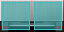

A level layout from a 2D game, rendered from its tile map. Below: a short description, then the map file with tile-grid data replaced by summaries:
An orthogonal 2x1 tile map with 32x32 px tiles, 2 tile layers (objects, collision), 1 hidden layer not drawn, 6 tilesets.

<map version="1.0" orientation="orthogonal" width="2" height="1" tilewidth="32" tileheight="32">
 <tileset firstgid="1" name="furniture-modern" tilewidth="32" tileheight="32">
  <image source="../maps/graphics/tiles/furniture-modern.png" width="512" height="512" />
 </tileset>
 <tileset firstgid="257" name="furniture-placement" tilewidth="32" tileheight="32">
  <image source="../maps/graphics/tiles/furniture-placement.png" width="64" height="64" />
  <tile id="2">
   <properties>
    <property name="constraint" value="ground" />
   </properties>
  </tile>
  <tile id="3">
   <properties>
    <property name="constraint" value="wall" />
   </properties>
  </tile>
 </tileset>
 <tileset firstgid="261" name="collision" tilewidth="32" tileheight="32">
  <image source="../maps/graphics/tiles/collision.png" width="64" height="32" />
  <tile id="0">
   <properties>
    <property name="collision" value="short" />
   </properties>
  </tile>
 </tileset>
 <tileset firstgid="263" name="furniture-lab" tilewidth="32" tileheight="32">
  <image source="../maps/graphics/tiles/furniture-lab.png" width="512" height="512" />
 </tileset>
 <tileset firstgid="519" name="future-obj3" tilewidth="32" tileheight="32">
  <image source="../image-atlases/future-obj3.png" width="512" height="512" />
 </tileset>
 <tileset firstgid="775" name="future-obj4" tilewidth="32" tileheight="32">
  <image source="../image-atlases/future-obj4.png" width="512" height="512" />
 </tileset>
 <layer name="objects" width="2" height="1">
  <data>[2 cells, 2 non-empty, 2 distinct tile ids]</data>
 </layer>
 <layer name="constraints" width="2" height="1" visible="0">
  <data>[2 cells, 2 non-empty, 1 distinct tile ids]</data>
 </layer>
 <layer name="collision" width="2" height="1">
  <data>[2 cells, 2 non-empty, 1 distinct tile ids]</data>
 </layer>
</map>
